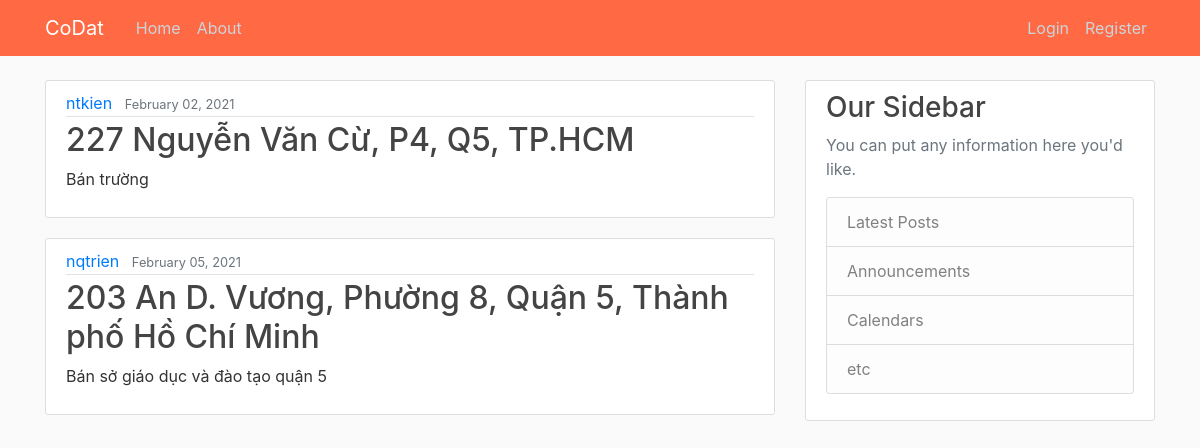
The app's page /, older data.
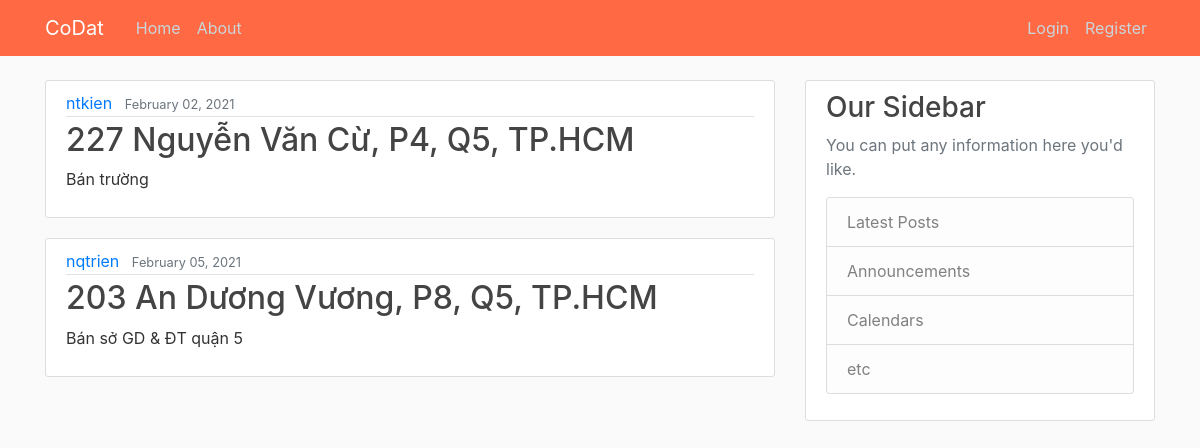
The same page, newer data.
### HomePage/models.py (models this page shows, shortened)
class Post(models.Model):
    status = models.CharField(max_length=10, choices=STATUS)
    price = models.CharField(max_length=20)
    address = models.CharField(max_length=100)
    description = models.TextField()
    date_posted = models.DateTimeField(default=timezone.now)
    author = models.ForeignKey(User, on_delete=models.CASCADE)

### HomePage/views.py (the view)
# urls.py: path('', views.home, name='home-page'),
def home(request):
    context = {
        'posts': Post.objects.all()
    }
    return render(request, 'HomePage/home.html', context)

### HomePage/templates/HomePage/home.html
{% extends "HomePage/base.html" %}
{% block content %}
    {% for post in posts %}
        <article class="media content-section">
            <div class="media-body">
                <div class="article-metadata">
                    <a class="mr-2" href="#">{{ post.author }}</a>
                    <small class="text-muted">{{ post.date_posted|date:"F d, Y" }}</small>
                </div>
                <h2><a class="article-address" href="#">{{ post.address }}</a></h2>
                <p class="article-description">{{ post.description }}</p>
            </div>
        </article>
    {% endfor %}
{% endblock content %}

Row changes from the older to the newer data that the page shows:
changed Post "nqtrien": address "203 An D. Vương, Phường 8, Quận 5, Thành phố Hồ Chí Minh" → "203 An Dương Vương, P8, Q5, TP.HCM"; description "Bán sở giáo dục và đào tạo quận 5" → "Bán sở GD & ĐT quận 5"
